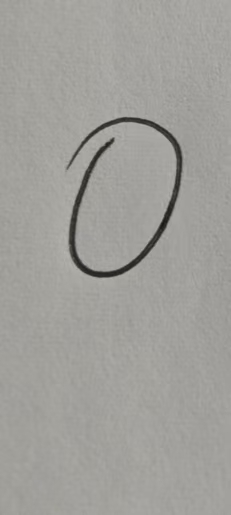
#> input picture raw_img/0.jpg, 231 x 515 px
$ python -i div2.py   (imports and definitions only)
#> lines starting #> are read from the running program, lines starting #| are printed output that depends on the picture; after the words box and inside, x2 and y2 are one past the last pixel; in counts of white or black regions, pixels touching at a corner belong together
from PIL import Image, ImageEnhance
import numpy as np
import cv2


class ImageDiv:
    def __init__(
        self,
        sharpness: float = 2.0,
        threshold: int = 100,
        kernel_size: tuple[int, int] = (6, 6),
        contrast: float = 2,
    ):
        self.sharpness: float = sharpness
        self.threshold: int = threshold
        self.kernel: np.ndarray = np.ones(kernel_size, np.uint8)
        self.original_img: Image.Image | None = None
        self.processed_img: Image.Image | None = None
        self.contrast: float = contrast

    def load_image(self, path: str) -> None:
        """加载并转换为灰度图"""
#> called with path = '../raw_img/0.jpg'
        try:
            self.original_img = Image.open(path).convert("L")
        except Exception as e:
            raise ValueError(f"图像加载失败：{str(e)}")

    def enhance_sharpness(self) -> None:
        """应用锐化处理"""
        enhancer = ImageEnhance.Sharpness(self.original_img)
        self.original_img = enhancer.enhance(self.sharpness)

    def binary_threshold(self) -> None:
        """二值化处理"""
        img_array: np.ndarray = np.array(self.original_img)
        # 获取图像最小像素值（最暗部分）
        min_val: int = np.min(img_array)
#> min_val = 16
        lower_threshold: int = min_val
#> lower_threshold = 16
        upper_threshold: int = min_val + 40
#> upper_threshold = 56
        self.binary_array: np.ndarray = np.where(
            (img_array >= lower_threshold) & (img_array <= upper_threshold), 0, 255
        ).astype(np.uint8)
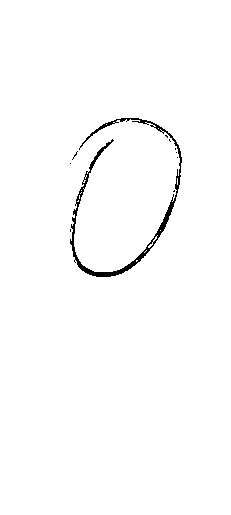
#> self.binary_array: shape (515, 231); 98.7% white; 10 black regions (9 under 20 px), largest, box (x1, y1, x2, y2) and area: (70, 118, 182, 277) 1463
        # print(f"二值化阈值：{self.threshold}")

    def morphology_open(self) -> None:
        """形态学开运算（去噪）"""
        self.opened_array: np.ndarray = cv2.morphologyEx(
            self.binary_array, cv2.MORPH_OPEN, self.kernel
        )
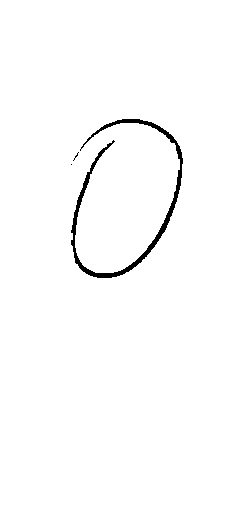
#> self.opened_array: shape (515, 231); 98.5% white; 3 black regions (2 under 20 px), largest, box (x1, y1, x2, y2) and area: (71, 119, 183, 278) 1722
        # print(f"应用开运算，核大小：{self.kernel.shape}")

    def process(self, img_path: str) -> Image.Image:
        self.load_image(img_path)
        self.enhance_sharpness()
        self.binary_threshold()
        self.morphology_open()
        self.processed_img = Image.fromarray(self.opened_array)
        return self.processed_img

>>> result = ImageDiv().process('../raw_img/0.jpg')

$ run again, on raw_img/1.jpg
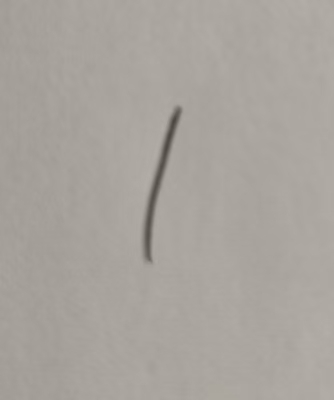
#> input picture raw_img/1.jpg, 334 x 400 px
#> min_val = 69
#> upper_threshold = 109
#> in binary_threshold, `self.binary_array: np.ndarray = np.where( (img_array >= lower_threshol..`:
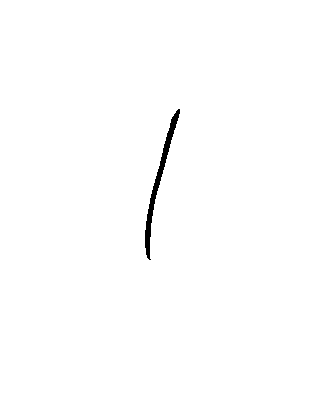
#> self.binary_array: shape (400, 334); 99.4% white; 1 black region, box (x1, y1, x2, y2) and area: (145, 109, 180, 260) 800
#> in morphology_open, `self.opened_array: np.ndarray = cv2.morphologyEx( self.binary_array, c..`:
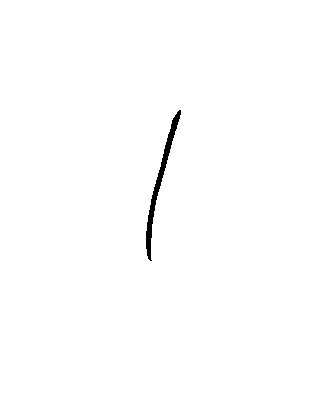
#> self.opened_array: shape (400, 334); 99.4% white; 1 black region, box (x1, y1, x2, y2) and area: (146, 110, 181, 261) 800

$ run again, on raw_img/2.jpg
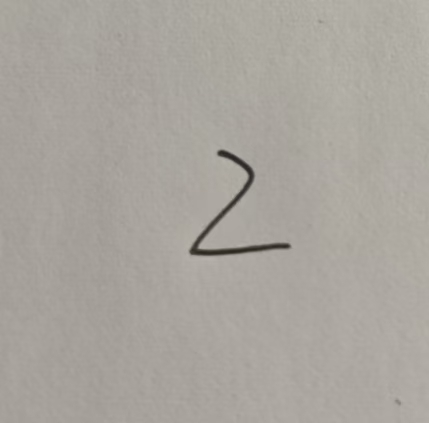
#> input picture raw_img/2.jpg, 429 x 423 px
#> min_val = 32
#> upper_threshold = 72
#> in binary_threshold, `self.binary_array: np.ndarray = np.where( (img_array >= lower_threshol..`:
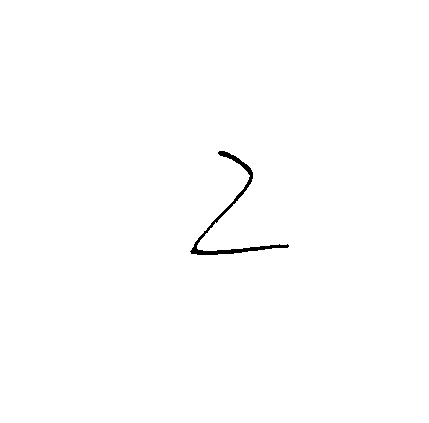
#> self.binary_array: shape (423, 429); 99.5% white; 1 black region, box (x1, y1, x2, y2) and area: (190, 151, 289, 255) 858
#> in morphology_open, `self.opened_array: np.ndarray = cv2.morphologyEx( self.binary_array, c..`:
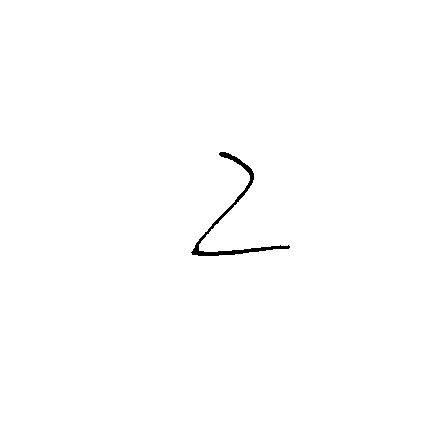
#> self.opened_array: shape (423, 429); 99.5% white; 1 black region, box (x1, y1, x2, y2) and area: (191, 152, 290, 256) 865
